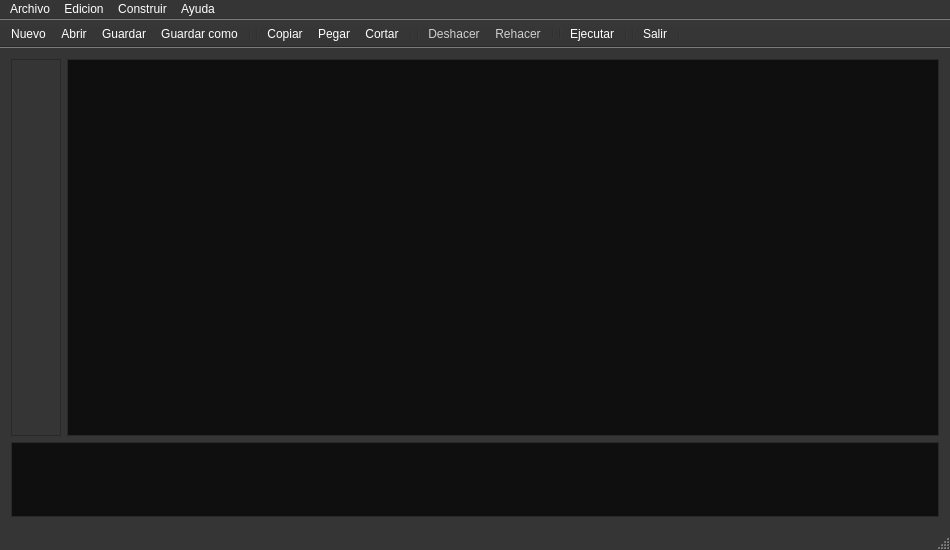
<?xml version="1.0" encoding="UTF-8"?>
<ui version="4.0">
 <class>MainWindow</class>
 <widget class="QMainWindow" name="MainWindow">
  <property name="geometry">
   <rect>
    <x>0</x>
    <y>0</y>
    <width>950</width>
    <height>550</height>
   </rect>
  </property>
  <property name="minimumSize">
   <size>
    <width>0</width>
    <height>0</height>
   </size>
  </property>
  <property name="palette">
   <palette>
    <active>
     <colorrole role="WindowText">
      <brush brushstyle="SolidPattern">
       <color alpha="255">
        <red>255</red>
        <green>255</green>
        <blue>255</blue>
       </color>
      </brush>
     </colorrole>
     <colorrole role="Button">
      <brush brushstyle="SolidPattern">
       <color alpha="255">
        <red>53</red>
        <green>53</green>
        <blue>53</blue>
       </color>
      </brush>
     </colorrole>
     <colorrole role="Text">
      <brush brushstyle="SolidPattern">
       <color alpha="255">
        <red>255</red>
        <green>255</green>
        <blue>255</blue>
       </color>
      </brush>
     </colorrole>
     <colorrole role="ButtonText">
      <brush brushstyle="SolidPattern">
       <color alpha="255">
        <red>255</red>
        <green>255</green>
        <blue>255</blue>
       </color>
      </brush>
     </colorrole>
     <colorrole role="Base">
      <brush brushstyle="SolidPattern">
       <color alpha="255">
        <red>15</red>
        <green>15</green>
        <blue>15</blue>
       </color>
      </brush>
     </colorrole>
     <colorrole role="Window">
      <brush brushstyle="SolidPattern">
       <color alpha="255">
        <red>53</red>
        <green>53</green>
        <blue>53</blue>
       </color>
      </brush>
     </colorrole>
     <colorrole role="Highlight">
      <brush brushstyle="SolidPattern">
       <color alpha="255">
        <red>102</red>
        <green>102</green>
        <blue>76</blue>
       </color>
      </brush>
     </colorrole>
     <colorrole role="HighlightedText">
      <brush brushstyle="SolidPattern">
       <color alpha="255">
        <red>255</red>
        <green>255</green>
        <blue>255</blue>
       </color>
      </brush>
     </colorrole>
     <colorrole role="AlternateBase">
      <brush brushstyle="SolidPattern">
       <color alpha="255">
        <red>53</red>
        <green>53</green>
        <blue>53</blue>
       </color>
      </brush>
     </colorrole>
     <colorrole role="ToolTipBase">
      <brush brushstyle="SolidPattern">
       <color alpha="102">
        <red>255</red>
        <green>255</green>
        <blue>255</blue>
       </color>
      </brush>
     </colorrole>
     <colorrole role="ToolTipText">
      <brush brushstyle="SolidPattern">
       <color alpha="255">
        <red>255</red>
        <green>255</green>
        <blue>255</blue>
       </color>
      </brush>
     </colorrole>
    </active>
    <inactive>
     <colorrole role="WindowText">
      <brush brushstyle="SolidPattern">
       <color alpha="255">
        <red>255</red>
        <green>255</green>
        <blue>255</blue>
       </color>
      </brush>
     </colorrole>
     <colorrole role="Button">
      <brush brushstyle="SolidPattern">
       <color alpha="255">
        <red>53</red>
        <green>53</green>
        <blue>53</blue>
       </color>
      </brush>
     </colorrole>
     <colorrole role="Text">
      <brush brushstyle="SolidPattern">
       <color alpha="255">
        <red>255</red>
        <green>255</green>
        <blue>255</blue>
       </color>
      </brush>
     </colorrole>
     <colorrole role="ButtonText">
      <brush brushstyle="SolidPattern">
       <color alpha="255">
        <red>255</red>
        <green>255</green>
        <blue>255</blue>
       </color>
      </brush>
     </colorrole>
     <colorrole role="Base">
      <brush brushstyle="SolidPattern">
       <color alpha="255">
        <red>15</red>
        <green>15</green>
        <blue>15</blue>
       </color>
      </brush>
     </colorrole>
     <colorrole role="Window">
      <brush brushstyle="SolidPattern">
       <color alpha="255">
        <red>53</red>
        <green>53</green>
        <blue>53</blue>
       </color>
      </brush>
     </colorrole>
     <colorrole role="Highlight">
      <brush brushstyle="SolidPattern">
       <color alpha="255">
        <red>102</red>
        <green>102</green>
        <blue>76</blue>
       </color>
      </brush>
     </colorrole>
     <colorrole role="HighlightedText">
      <brush brushstyle="SolidPattern">
       <color alpha="255">
        <red>255</red>
        <green>255</green>
        <blue>255</blue>
       </color>
      </brush>
     </colorrole>
     <colorrole role="AlternateBase">
      <brush brushstyle="SolidPattern">
       <color alpha="255">
        <red>53</red>
        <green>53</green>
        <blue>53</blue>
       </color>
      </brush>
     </colorrole>
     <colorrole role="ToolTipBase">
      <brush brushstyle="SolidPattern">
       <color alpha="102">
        <red>255</red>
        <green>255</green>
        <blue>255</blue>
       </color>
      </brush>
     </colorrole>
     <colorrole role="ToolTipText">
      <brush brushstyle="SolidPattern">
       <color alpha="255">
        <red>255</red>
        <green>255</green>
        <blue>255</blue>
       </color>
      </brush>
     </colorrole>
    </inactive>
    <disabled>
     <colorrole role="WindowText">
      <brush brushstyle="SolidPattern">
       <color alpha="96">
        <red>164</red>
        <green>166</green>
        <blue>168</blue>
       </color>
      </brush>
     </colorrole>
     <colorrole role="Button">
      <brush brushstyle="SolidPattern">
       <color alpha="255">
        <red>53</red>
        <green>53</green>
        <blue>53</blue>
       </color>
      </brush>
     </colorrole>
     <colorrole role="Text">
      <brush brushstyle="SolidPattern">
       <color alpha="96">
        <red>164</red>
        <green>166</green>
        <blue>168</blue>
       </color>
      </brush>
     </colorrole>
     <colorrole role="ButtonText">
      <brush brushstyle="SolidPattern">
       <color alpha="255">
        <red>208</red>
        <green>208</green>
        <blue>208</blue>
       </color>
      </brush>
     </colorrole>
     <colorrole role="Base">
      <brush brushstyle="SolidPattern">
       <color alpha="255">
        <red>53</red>
        <green>53</green>
        <blue>53</blue>
       </color>
      </brush>
     </colorrole>
     <colorrole role="Window">
      <brush brushstyle="SolidPattern">
       <color alpha="255">
        <red>53</red>
        <green>53</green>
        <blue>53</blue>
       </color>
      </brush>
     </colorrole>
     <colorrole role="Highlight">
      <brush brushstyle="SolidPattern">
       <color alpha="102">
        <red>0</red>
        <green>0</green>
        <blue>0</blue>
       </color>
      </brush>
     </colorrole>
     <colorrole role="HighlightedText">
      <brush brushstyle="SolidPattern">
       <color alpha="255">
        <red>255</red>
        <green>255</green>
        <blue>255</blue>
       </color>
      </brush>
     </colorrole>
     <colorrole role="AlternateBase">
      <brush brushstyle="SolidPattern">
       <color alpha="255">
        <red>53</red>
        <green>53</green>
        <blue>53</blue>
       </color>
      </brush>
     </colorrole>
     <colorrole role="ToolTipBase">
      <brush brushstyle="SolidPattern">
       <color alpha="102">
        <red>255</red>
        <green>255</green>
        <blue>255</blue>
       </color>
      </brush>
     </colorrole>
     <colorrole role="ToolTipText">
      <brush brushstyle="SolidPattern">
       <color alpha="255">
        <red>255</red>
        <green>255</green>
        <blue>255</blue>
       </color>
      </brush>
     </colorrole>
    </disabled>
   </palette>
  </property>
  <property name="windowTitle">
   <string>LessText</string>
  </property>
  <property name="windowIcon">
   <iconset resource="icons.qrc">
    <normaloff>:/new/prefix1/LessText.png</normaloff>:/new/prefix1/LessText.png</iconset>
  </property>
  <widget class="QWidget" name="centralWidget">
   <layout class="QGridLayout" name="gridLayout">
    <item row="0" column="0">
     <widget class="QPlainTextEdit" name="lineCounter">
      <property name="enabled">
       <bool>false</bool>
      </property>
      <property name="minimumSize">
       <size>
        <width>50</width>
        <height>0</height>
       </size>
      </property>
      <property name="maximumSize">
       <size>
        <width>50</width>
        <height>16777215</height>
       </size>
      </property>
      <property name="verticalScrollBarPolicy">
       <enum>Qt::ScrollBarAsNeeded</enum>
      </property>
      <property name="horizontalScrollBarPolicy">
       <enum>Qt::ScrollBarAlwaysOff</enum>
      </property>
      <property name="centerOnScroll">
       <bool>false</bool>
      </property>
     </widget>
    </item>
    <item row="1" column="0" colspan="2">
     <widget class="QPlainTextEdit" name="appOutput">
      <property name="enabled">
       <bool>true</bool>
      </property>
      <property name="minimumSize">
       <size>
        <width>0</width>
        <height>75</height>
       </size>
      </property>
      <property name="maximumSize">
       <size>
        <width>16777215</width>
        <height>75</height>
       </size>
      </property>
      <property name="autoFillBackground">
       <bool>false</bool>
      </property>
      <property name="horizontalScrollBarPolicy">
       <enum>Qt::ScrollBarAlwaysOff</enum>
      </property>
      <property name="readOnly">
       <bool>true</bool>
      </property>
      <property name="backgroundVisible">
       <bool>false</bool>
      </property>
     </widget>
    </item>
    <item row="0" column="1">
     <widget class="QPlainTextEdit" name="plainTextEdit">
      <property name="enabled">
       <bool>true</bool>
      </property>
      <property name="verticalScrollBarPolicy">
       <enum>Qt::ScrollBarAsNeeded</enum>
      </property>
      <property name="horizontalScrollBarPolicy">
       <enum>Qt::ScrollBarAsNeeded</enum>
      </property>
      <property name="centerOnScroll">
       <bool>false</bool>
      </property>
     </widget>
    </item>
   </layout>
  </widget>
  <widget class="QMenuBar" name="menuBar">
   <property name="geometry">
    <rect>
     <x>0</x>
     <y>0</y>
     <width>950</width>
     <height>20</height>
    </rect>
   </property>
   <widget class="QMenu" name="menuArchivo">
    <property name="title">
     <string>Archivo</string>
    </property>
    <addaction name="actionNew"/>
    <addaction name="actionOpen"/>
    <addaction name="actionSave"/>
    <addaction name="actionSaveAs"/>
    <addaction name="separator"/>
    <addaction name="actionQuit"/>
   </widget>
   <widget class="QMenu" name="menuEdicion">
    <property name="title">
     <string>Edicion</string>
    </property>
    <addaction name="actionCopy"/>
    <addaction name="actionCut"/>
    <addaction name="actionPaste"/>
    <addaction name="actionUndo"/>
    <addaction name="actionRedo"/>
   </widget>
   <widget class="QMenu" name="menuAyuda">
    <property name="title">
     <string>Ayuda</string>
    </property>
    <addaction name="actionAboutLessText"/>
    <addaction name="actionAboutQtCreator"/>
   </widget>
   <widget class="QMenu" name="menuConstruir">
    <property name="title">
     <string>Construir</string>
    </property>
    <addaction name="actionRun"/>
   </widget>
   <addaction name="menuArchivo"/>
   <addaction name="menuEdicion"/>
   <addaction name="menuConstruir"/>
   <addaction name="menuAyuda"/>
  </widget>
  <widget class="QToolBar" name="mainToolBar">
   <property name="windowTitle">
    <string>Herramientas</string>
   </property>
   <property name="movable">
    <bool>false</bool>
   </property>
   <property name="iconSize">
    <size>
     <width>25</width>
     <height>25</height>
    </size>
   </property>
   <property name="toolButtonStyle">
    <enum>Qt::ToolButtonTextUnderIcon</enum>
   </property>
   <attribute name="toolBarArea">
    <enum>TopToolBarArea</enum>
   </attribute>
   <attribute name="toolBarBreak">
    <bool>false</bool>
   </attribute>
   <addaction name="actionNew"/>
   <addaction name="actionOpen"/>
   <addaction name="actionSave"/>
   <addaction name="actionSaveAs"/>
   <addaction name="separator"/>
   <addaction name="separator"/>
   <addaction name="actionCopy"/>
   <addaction name="actionPaste"/>
   <addaction name="actionCut"/>
   <addaction name="separator"/>
   <addaction name="separator"/>
   <addaction name="actionUndo"/>
   <addaction name="actionRedo"/>
   <addaction name="separator"/>
   <addaction name="separator"/>
   <addaction name="actionRun"/>
   <addaction name="separator"/>
   <addaction name="separator"/>
   <addaction name="actionQuit"/>
   <addaction name="separator"/>
  </widget>
  <widget class="QStatusBar" name="statusBar"/>
  <action name="actionOpen">
   <property name="icon">
    <iconset resource="icons.qrc">
     <normaloff>:/new/prefix1/open.png</normaloff>:/new/prefix1/open.png</iconset>
   </property>
   <property name="text">
    <string>Abrir...</string>
   </property>
   <property name="shortcut">
    <string>Ctrl+O</string>
   </property>
  </action>
  <action name="actionSaveAs">
   <property name="enabled">
    <bool>true</bool>
   </property>
   <property name="icon">
    <iconset resource="icons.qrc">
     <normaloff>:/new/prefix1/saveAs.png</normaloff>:/new/prefix1/saveAs.png</iconset>
   </property>
   <property name="text">
    <string>Guardar como...</string>
   </property>
  </action>
  <action name="actionQuit">
   <property name="icon">
    <iconset resource="icons.qrc">
     <normaloff>:/new/prefix1/exit.png</normaloff>:/new/prefix1/exit.png</iconset>
   </property>
   <property name="text">
    <string>Salir</string>
   </property>
   <property name="shortcut">
    <string>Ctrl+W</string>
   </property>
  </action>
  <action name="actionAboutLessText">
   <property name="text">
    <string>Acerca de LessText</string>
   </property>
  </action>
  <action name="actionCopy">
   <property name="icon">
    <iconset resource="icons.qrc">
     <normaloff>:/new/prefix1/copy.png</normaloff>:/new/prefix1/copy.png</iconset>
   </property>
   <property name="text">
    <string>Copiar</string>
   </property>
   <property name="shortcut">
    <string>Ctrl+C</string>
   </property>
  </action>
  <action name="actionCut">
   <property name="icon">
    <iconset resource="icons.qrc">
     <normaloff>:/new/prefix1/cut.png</normaloff>:/new/prefix1/cut.png</iconset>
   </property>
   <property name="text">
    <string>Cortar</string>
   </property>
   <property name="shortcut">
    <string>Ctrl+X</string>
   </property>
  </action>
  <action name="actionPaste">
   <property name="icon">
    <iconset resource="icons.qrc">
     <normaloff>:/new/prefix1/paste.png</normaloff>:/new/prefix1/paste.png</iconset>
   </property>
   <property name="text">
    <string>Pegar</string>
   </property>
   <property name="shortcut">
    <string>Ctrl+V</string>
   </property>
  </action>
  <action name="actionAboutQtCreator">
   <property name="text">
    <string>Acerca de Qt Creator...</string>
   </property>
  </action>
  <action name="actionNew">
   <property name="icon">
    <iconset resource="icons.qrc">
     <normaloff>:/new/prefix1/new.png</normaloff>:/new/prefix1/new.png</iconset>
   </property>
   <property name="text">
    <string>Nuevo</string>
   </property>
   <property name="shortcut">
    <string>Ctrl+N</string>
   </property>
  </action>
  <action name="actionSave">
   <property name="icon">
    <iconset resource="icons.qrc">
     <normaloff>:/new/prefix1/save.png</normaloff>:/new/prefix1/save.png</iconset>
   </property>
   <property name="text">
    <string>Guardar</string>
   </property>
   <property name="shortcut">
    <string>Ctrl+S</string>
   </property>
  </action>
  <action name="actionUndo">
   <property name="enabled">
    <bool>false</bool>
   </property>
   <property name="icon">
    <iconset resource="icons.qrc">
     <normaloff>:/new/prefix1/undo.png</normaloff>:/new/prefix1/undo.png</iconset>
   </property>
   <property name="text">
    <string>Deshacer</string>
   </property>
   <property name="shortcut">
    <string>Ctrl+Z</string>
   </property>
  </action>
  <action name="actionRedo">
   <property name="enabled">
    <bool>false</bool>
   </property>
   <property name="icon">
    <iconset resource="icons.qrc">
     <normaloff>:/new/prefix1/redo.png</normaloff>:/new/prefix1/redo.png</iconset>
   </property>
   <property name="text">
    <string>Rehacer</string>
   </property>
   <property name="shortcut">
    <string>Ctrl+Y</string>
   </property>
  </action>
  <action name="actionRun">
   <property name="icon">
    <iconset resource="icons.qrc">
     <normaloff>:/new/prefix1/run.png</normaloff>:/new/prefix1/run.png</iconset>
   </property>
   <property name="text">
    <string>Ejecutar</string>
   </property>
   <property name="shortcut">
    <string>Ctrl+R</string>
   </property>
  </action>
 </widget>
 <layoutdefault spacing="6" margin="11"/>
 <resources>
  <include location="icons.qrc"/>
 </resources>
 <connections/>
</ui>
